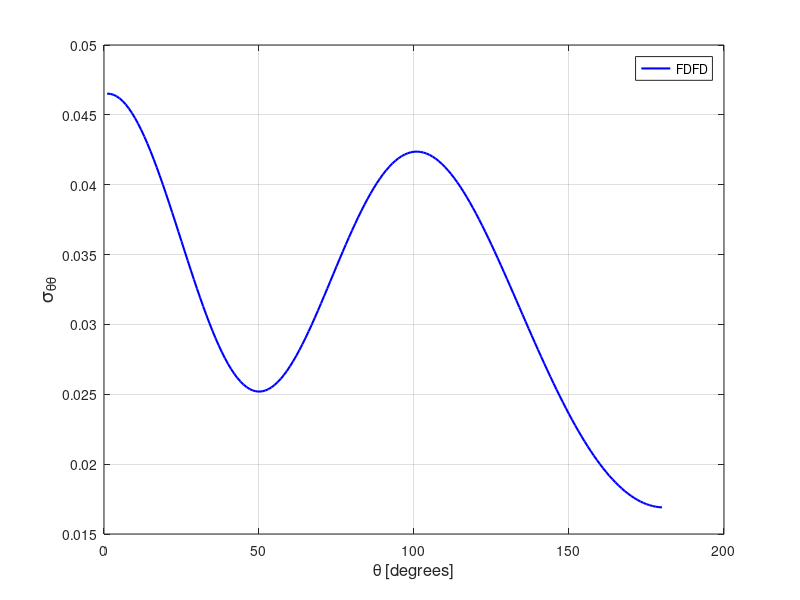

Recreate this plot in MATLAB.
stt = [ 
    1  0.46518084E-01
    2  0.46504270E-01
    3  0.46444073E-01
    4  0.46337791E-01
    5  0.46185452E-01
    6  0.45988407E-01
    7  0.45747247E-01
    8  0.45462724E-01
    9  0.45137156E-01
   10  0.44771206E-01
   11  0.44366736E-01
   12  0.43925855E-01
   13  0.43450449E-01
   14  0.42942330E-01
   15  0.42404387E-01
   16  0.41838534E-01
   17  0.41247468E-01
   18  0.40634144E-01
   19  0.40001001E-01
   20  0.39350633E-01
   21  0.38686313E-01
   22  0.38010869E-01
   23  0.37327066E-01
   24  0.36638215E-01
   25  0.35946812E-01
   26  0.35256382E-01
   27  0.34569368E-01
   28  0.33888858E-01
   29  0.33217832E-01
   30  0.32558784E-01
   31  0.31914722E-01
   32  0.31288050E-01
   33  0.30681331E-01
   34  0.30097354E-01
   35  0.29537747E-01
   36  0.29004877E-01
   37  0.28500978E-01
   38  0.28027700E-01
   39  0.27586918E-01
   40  0.27179919E-01
   41  0.26808251E-01
   42  0.26473142E-01
   43  0.26175572E-01
   44  0.25916394E-01
   45  0.25696237E-01
   46  0.25515616E-01
   47  0.25374789E-01
   48  0.25274036E-01
   49  0.25213180E-01
   50  0.25192009E-01
   51  0.25210252E-01
   52  0.25267467E-01
   53  0.25362501E-01
   54  0.25494795E-01
   55  0.25663553E-01
   56  0.25867192E-01
   57  0.26104689E-01
   58  0.26374685E-01
   59  0.26675433E-01
   60  0.27005510E-01
   61  0.27363051E-01
   62  0.27746502E-01
   63  0.28153570E-01
   64  0.28582592E-01
   65  0.29031843E-01
   66  0.29498532E-01
   67  0.29980963E-01
   68  0.30477526E-01
   69  0.30985072E-01
   70  0.31501744E-01
   71  0.32025933E-01
   72  0.32554992E-01
   73  0.33086807E-01
   74  0.33619467E-01
   75  0.34151144E-01
   76  0.34679286E-01
   77  0.35202187E-01
   78  0.35717867E-01
   79  0.36224607E-01
   80  0.36720347E-01
   81  0.37203550E-01
   82  0.37672464E-01
   83  0.38125824E-01
   84  0.38561847E-01
   85  0.38979288E-01
   86  0.39376646E-01
   87  0.39752837E-01
   88  0.40107116E-01
   89  0.40438138E-01
   90  0.40745012E-01
   91  0.41027151E-01
   92  0.41283589E-01
   93  0.41513812E-01
   94  0.41717105E-01
   95  0.41892983E-01
   96  0.42042211E-01
   97  0.42163219E-01
   98  0.42256828E-01
   99  0.42322069E-01
  100  0.42359509E-01
  101  0.42369615E-01
  102  0.42351812E-01
  103  0.42306852E-01
  104  0.42235278E-01
  105  0.42137194E-01
  106  0.42012762E-01
  107  0.41863102E-01
  108  0.41688532E-01
  109  0.41489966E-01
  110  0.41267611E-01
  111  0.41022703E-01
  112  0.40755719E-01
  113  0.40467784E-01
  114  0.40159401E-01
  115  0.39831739E-01
  116  0.39485391E-01
  117  0.39121810E-01
  118  0.38741764E-01
  119  0.38345922E-01
  120  0.37935603E-01
  121  0.37511591E-01
  122  0.37075114E-01
  123  0.36627173E-01
  124  0.36168497E-01
  125  0.35700336E-01
  126  0.35223797E-01
  127  0.34739576E-01
  128  0.34248840E-01
  129  0.33752583E-01
  130  0.33251751E-01
  131  0.32747287E-01
  132  0.32239988E-01
  133  0.31731196E-01
  134  0.31221319E-01
  135  0.30711465E-01
  136  0.30202497E-01
  137  0.29695068E-01
  138  0.29190436E-01
  139  0.28688585E-01
  140  0.28191177E-01
  141  0.27698379E-01
  142  0.27210934E-01
  143  0.26729681E-01
  144  0.26255291E-01
  145  0.25788184E-01
  146  0.25328953E-01
  147  0.24878394E-01
  148  0.24436731E-01
  149  0.24004607E-01
  150  0.23582540E-01
  151  0.23170890E-01
  152  0.22770083E-01
  153  0.22380678E-01
  154  0.22002731E-01
  155  0.21636702E-01
  156  0.21282960E-01
  157  0.20941783E-01
  158  0.20613205E-01
  159  0.20297766E-01
  160  0.19995494E-01
  161  0.19706672E-01
  162  0.19431371E-01
  163  0.19169869E-01
  164  0.18922238E-01
  165  0.18688504E-01
  166  0.18468805E-01
  167  0.18263355E-01
  168  0.18072261E-01
  169  0.17895538E-01
  170  0.17732957E-01
  171  0.17584836E-01
  172  0.17451223E-01
  173  0.17332148E-01
  174  0.17227430E-01
  175  0.17137380E-01
  176  0.17061828E-01
  177  0.17000830E-01
  178  0.16954383E-01
  179  0.16922440E-01
  180  0.16905136E-01
  181  0.16902369E-01
  182  0.16914159E-01
  183  0.16940491E-01
  184  0.16981455E-01
  185  0.17036812E-01
  186  0.17106818E-01
  187  0.17191231E-01
  188  0.17290145E-01
  189  0.17403610E-01
  190  0.17531462E-01
  191  0.17673805E-01
  192  0.17830560E-01
  193  0.18001506E-01
  194  0.18186800E-01
  195  0.18386377E-01
  196  0.18599937E-01
  197  0.18827723E-01
  198  0.19069349E-01
  199  0.19324863E-01
  200  0.19594157E-01
  201  0.19876998E-01
  202  0.20173296E-01
  203  0.20482840E-01
  204  0.20805568E-01
  205  0.21140974E-01
  206  0.21489091E-01
  207  0.21849561E-01
  208  0.22221986E-01
  209  0.22606257E-01
  210  0.23001900E-01
  211  0.23408655E-01
  212  0.23826094E-01
  213  0.24253717E-01
  214  0.24691273E-01
  215  0.25138084E-01
  216  0.25593828E-01
  217  0.26057897E-01
  218  0.26529644E-01
  219  0.27008623E-01
  220  0.27494149E-01
  221  0.27985632E-01
  222  0.28482489E-01
  223  0.28983677E-01
  224  0.29489020E-01
  225  0.29997237E-01
  226  0.30507879E-01
  227  0.31019822E-01
  228  0.31532615E-01
  229  0.32045048E-01
  230  0.32556575E-01
  231  0.33066116E-01
  232  0.33572670E-01
  233  0.34075625E-01
  234  0.34573618E-01
  235  0.35066064E-01
  236  0.35551488E-01
  237  0.36029458E-01
  238  0.36498718E-01
  239  0.36958035E-01
  240  0.37406862E-01
  241  0.37843540E-01
  242  0.38267680E-01
  243  0.38677894E-01
  244  0.39073400E-01
  245  0.39453071E-01
  246  0.39815728E-01
  247  0.40160891E-01
  248  0.40487096E-01
  249  0.40793564E-01
  250  0.41079734E-01
  251  0.41344188E-01
  252  0.41586343E-01
  253  0.41805368E-01
  254  0.42000510E-01
  255  0.42171221E-01
  256  0.42316519E-01
  257  0.42435803E-01
  258  0.42528745E-01
  259  0.42594563E-01
  260  0.42633146E-01
  261  0.42644087E-01
  262  0.42626798E-01
  263  0.42581171E-01
  264  0.42507447E-01
  265  0.42405181E-01
  266  0.42274587E-01
  267  0.42115416E-01
  268  0.41928627E-01
  269  0.41713793E-01
  270  0.41472059E-01
  271  0.41203156E-01
  272  0.40908061E-01
  273  0.40587489E-01
  274  0.40242855E-01
  275  0.39873879E-01
  276  0.39482750E-01
  277  0.39069451E-01
  278  0.38636088E-01
  279  0.38183395E-01
  280  0.37713222E-01
  281  0.37226878E-01
  282  0.36726043E-01
  283  0.36212273E-01
  284  0.35687298E-01
  285  0.35153035E-01
  286  0.34611382E-01
  287  0.34064181E-01
  288  0.33513647E-01
  289  0.32962080E-01
  290  0.32410752E-01
  291  0.31862538E-01
  292  0.31319555E-01
  293  0.30783540E-01
  294  0.30257240E-01
  295  0.29742587E-01
  296  0.29241731E-01
  297  0.28757045E-01
  298  0.28290465E-01
  299  0.27844422E-01
  300  0.27420605E-01
  301  0.27020998E-01
  302  0.26647894E-01
  303  0.26302824E-01
  304  0.25987767E-01
  305  0.25704151E-01
  306  0.25453655E-01
  307  0.25237696E-01
  308  0.25057498E-01
  309  0.24914425E-01
  310  0.24809476E-01
  311  0.24743369E-01
  312  0.24716901E-01
  313  0.24730600E-01
  314  0.24784928E-01
  315  0.24880160E-01
  316  0.25016392E-01
  317  0.25193136E-01
  318  0.25410352E-01
  319  0.25667554E-01
  320  0.25963997E-01
  321  0.26298866E-01
  322  0.26671132E-01
  323  0.27079588E-01
  324  0.27522789E-01
  325  0.27999209E-01
  326  0.28507156E-01
  327  0.29044639E-01
  328  0.29609801E-01
  329  0.30200453E-01
  330  0.30814167E-01
  331  0.31448826E-01
  332  0.32101493E-01
  333  0.32769591E-01
  334  0.33450741E-01
  335  0.34141731E-01
  336  0.34839936E-01
  337  0.35542317E-01
  338  0.36245890E-01
  339  0.36948025E-01
  340  0.37645057E-01
  341  0.38334653E-01
  342  0.39013438E-01
  343  0.39678615E-01
  344  0.40327258E-01
  345  0.40956702E-01
  346  0.41563813E-01
  347  0.42146210E-01
  348  0.42701289E-01
  349  0.43226510E-01
  350  0.43719787E-01
  351  0.44178389E-01
  352  0.44600822E-01
  353  0.44985324E-01
  354  0.45329634E-01
  355  0.45632426E-01
  356  0.45892544E-01
  357  0.46108693E-01
  358  0.46280041E-01
  359  0.46405740E-01
  360  0.46485066E-01
 ]; 
plot(stt(1:180,1),stt(1:180,2),'b-','linewidth',1.5 ); 
grid on 
legend('FDFD');
xlabel('\theta [degrees]','FontSize',12);
ylabel('\sigma_{\theta\theta}','FontSize',14);
